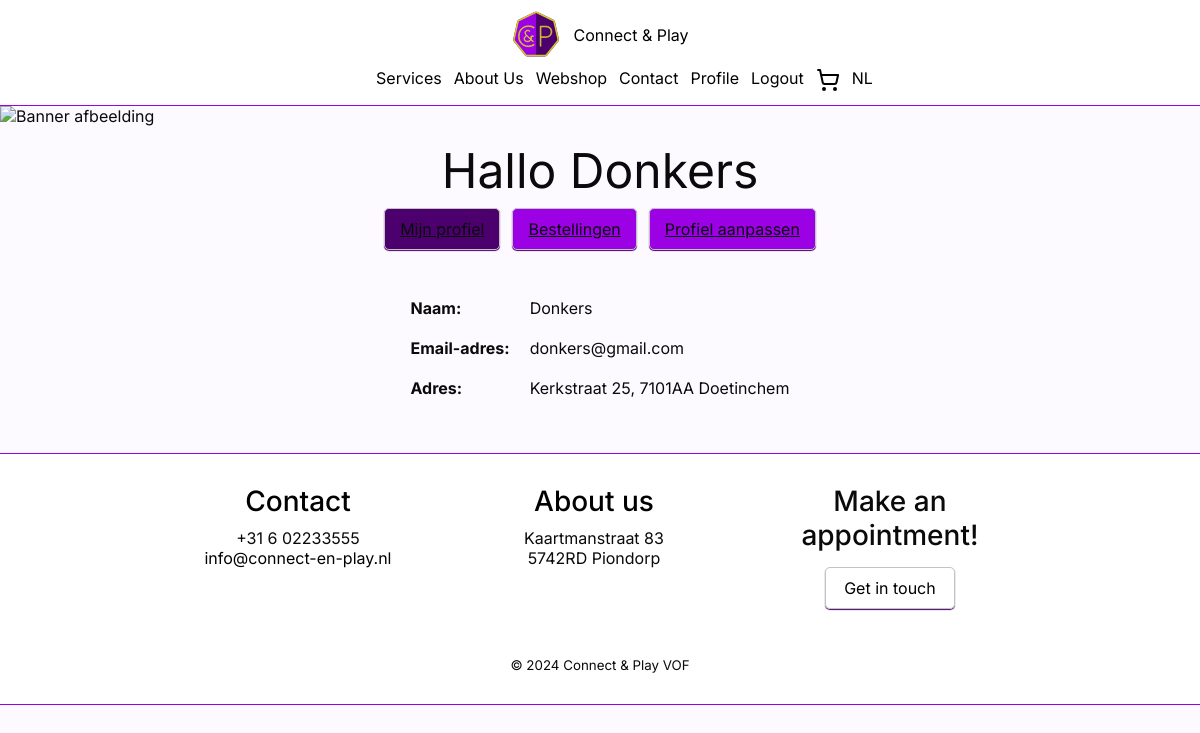
Page /profiel.php?lang=en (signed in) on the committed database.
### tables this page shows
CREATE TABLE `user` (
  `user_id` int(11) NOT NULL,
  `postal_code` varchar(6) DEFAULT NULL,
  `house_number` varchar(6) DEFAULT NULL,
  `email` varchar(320) NOT NULL,
  `name` varchar(150) NOT NULL,
  `role` varchar(15) NOT NULL,
  `password` varchar(120) NOT NULL
);

CREATE TABLE `address` (
  `postal_code` varchar(6) NOT NULL,
  `house_number` varchar(6) NOT NULL,
  `street_name` varchar(80) NOT NULL,
  `city` varchar(70) NOT NULL
);

### php/Shared/Database.php (called while the page is built, shortened)
<?php
class Database
{
    private static ?PDO $connection = null;
    public static function connect(
        string $servername = "mariadb",
        string $username = "root",
        string $password = "",
        string $name = "webshop"
    ): PDO {
        if (self::$connection === null) {
            self::$connection = new PDO("mysql:host={$servername};dbname={$name};charset=utf8mb4", $username, $password);
            self::$connection->setAttribute(PDO::ATTR_ERRMODE, PDO::ERRMODE_EXCEPTION);
            self::$connection->setAttribute(PDO::ATTR_DEFAULT_FETCH_MODE, PDO::FETCH_ASSOC);
        }
        return self::$connection;
    }
}

### php/Profile/DataAccess/UserRepository.php (called while the page is built, shortened)
<?php
require_once '/var/www/php/Profile/Domain/User.php';
require_once '/var/www/php/Shared/Database.php';
class UserRepository
{
    private PDO $db;
    public function __construct()
    {
        try {
            $this->db = Database::connect();
        } catch (PDOException $e) {
            echo "Fout bij het verbinden met de database: " . $e->getMessage();
            exit;
        }
    }
    public function getUser($emailOrId): ?User
    {
        $sql = $this->db->prepare("CALL get_user(:id, :email);");
        $sql->execute([
            ':id' => (int)$emailOrId,
            ':email' => $emailOrId,
        ]);
        $user = $sql->fetch();
        $sql = $this->db->prepare("CALL get_address(:postal_code, :house_number);");
        $sql->execute([
            ':postal_code' => $user['postal_code'],
            ':house_number' => $user['house_number'],
        ]);
        $address = $sql->fetch();
        return new User(
            $user['user_id'],
            $user['email'],
            $user['name'],
            $user['password'],
            UserRole::from($user['role']),
            $address ? [
                new Address(
                    $address['postal_code'] ?? '',
                    $address['house_number'] ?? '',
                    $address['street_name'] ?? '',
                    $address['city'] ?? '',
                )
            ] : []
        );
    }
}

### php/Profile/Domain/User.php (called while the page is built, shortened)
<?php
require_once 'Address.php';
class User
{
    public function getEmail(): string
    {
        return $this->email;
    }
    public function getName(): string
    {
        return $this->name;
    }
    public function getAddresses(): array
    {
        return $this->addresses;
    }
}

### php/Profile/Domain/Address.php (called while the page is built, shortened)
<?php
class Address
{
    public function getPostalCode(): string
    {
        return $this->postalCode;
    }
    public function getHouseNumber(): string
    {
        return $this->houseNumber;
    }
    public function getStreetName(): string
    {
        return $this->streetName;
    }
    public function getCity(): string
    {
        return $this->city;
    }
}

### public/profiel.php (the view)
<?php require_once '/var/www/php/Shared/header.php'; ?>
<img class="banner-img" src="images/bannerImg.jpg" alt="Banner afbeelding" />
<?php
if (isset($user)): ?>
    <section id="profile-container" class="flex justify-center py-15">
        <div class="col-12 flex align-center flex-col">
            <h1 class="heading text-center">Hallo <?= explode(' ', trim($user->getName()))[0] ?></h1>
            <div class="flex flex-row align-center">
                <a href="/profiel.php" class="button active">Mijn profiel</a>
                <a href="/profiel/bestellingen.php" class="button">Bestellingen</a>
                <a href="/profiel/aanpassen.php" class="button">Profiel aanpassen</a>
            </div>
            <div class="col-6 flex justify-center">
                <div class="col-12 flex p-30">
                    <div class="flex col-12 justify-center">
                        <table style="border-collapse: collapse;">
                            <tr>
                                <td class="p-10"><strong>Naam:</strong></td>
                                <td class="p-10"><?= $user->getName() ?></td>
                            </tr>
                            <tr>
                                <td class="p-10"><strong>Email-adres:</strong></td>
                                <td class="p-10"><?= $user->getEmail() ?></td>
                            </tr>
                            <tr>
                                <td class="p-10"><strong>Adres:</strong></td>
                                <td class="p-10">
                                    <?php if (empty($user->getAddresses())): ?>
                                        Geen adressen gevonden.
                                    <?php else: ?>
                                        <?php foreach ($user->getAddresses() as $address): ?>
                                            <?= $address->getStreetName() . ' ' . $address->getHouseNumber() . ', ' . $address->getPostalCode() . ' ' . $address->getCity() ?>
                                        <?php endforeach; ?>
                                    <?php endif; ?>
                                </td>
                            </tr>
                        </table>
                    </div>
                </div>
            </div>
        </div>
    </section>
<?php endif; ?>
<?php require_once '/var/www/php/Shared/footer.php'; ?>

### public/css/style.css (style rules this page uses)
:root { --foreground: #0a0a0a; --background: #fdfaff; --primary: #4b006e; --accent: #9c00e5; --highlight: #d6c52e; --box-1: #cdcdcd; --box-2: #b5b5b5; --footer-header: #000; --header-z-index: 10; }
* { margin: 0; padding: 0; box-sizing: border-box; }
body { font-family: "Inter", "Verdana", sans-serif; background-color: var(--background); color: var(--foreground); }
.banner-img { object-fit: cover; width: 100%; height: 200px; margin: 0; padding: 0; }
.input, .button { width: 100%; padding: 10px 0; border: 1px solid #c3c3c3; border-radius: 5px; box-shadow: 0 1px 1px var(--primary); resize: none; }
#profile-container { background-color: var(--background); }
#profile-container .button, #checkout-container .button { width: auto; background-color: var(--accent); color: var(--foreground); padding: 10px 15px; }
#profile-container .button.active { background-color: var(--primary); }

### public/css/grid.css (style rules this page uses)
@media only screen and (min-width: 768px) { .col-6 { width: calc(50% - 1vw); } }
@media only screen and (min-width: 768px) { .col-12 { width: 100%; } }

### public/css/spacing.css (style rules this page uses)
.p-10 { padding: 10px; }
.p-30 { padding: 30px; }
.py-15 { padding-top: 15px; padding-bottom: 15px; }

### public/css/flex.css (style rules this page uses)
.flex { display: flex; flex-wrap: wrap; column-gap: 1vw; row-gap: 1vh; }
.flex-col { flex-direction: column; }
.flex-row { flex-direction: row; }
.justify-center { justify-content: center; }
.align-center { align-items: center; }

### public/css/text.css (style rules this page uses)
.text-center { text-align: center; }
h1 { font-size: 2.5rem; font-weight: 700; }
a { font-size: 1rem; }
.heading { font-size: 3rem; font-weight: 400; }

### rows in the picture
user: name "Donkers", email "donkers@gmail.com"
address: street_name "Kerkstraat", house_number "25", postal_code "7101AA", city "Doetinchem"

### other values in the picture
__('nav.services') "Services"
__('nav.about') "About Us"
__('nav.webshop') "Webshop"
__('nav.contact') "Contact"
__('nav.profile') "Profile"
__('nav.logout') "Logout"
__('footer.contact') "Contact"
__('footer.about') "About us"
__('footer.appointment.title') "Make an appointment!"
__('footer.appointment.cta') "Get in touch"
